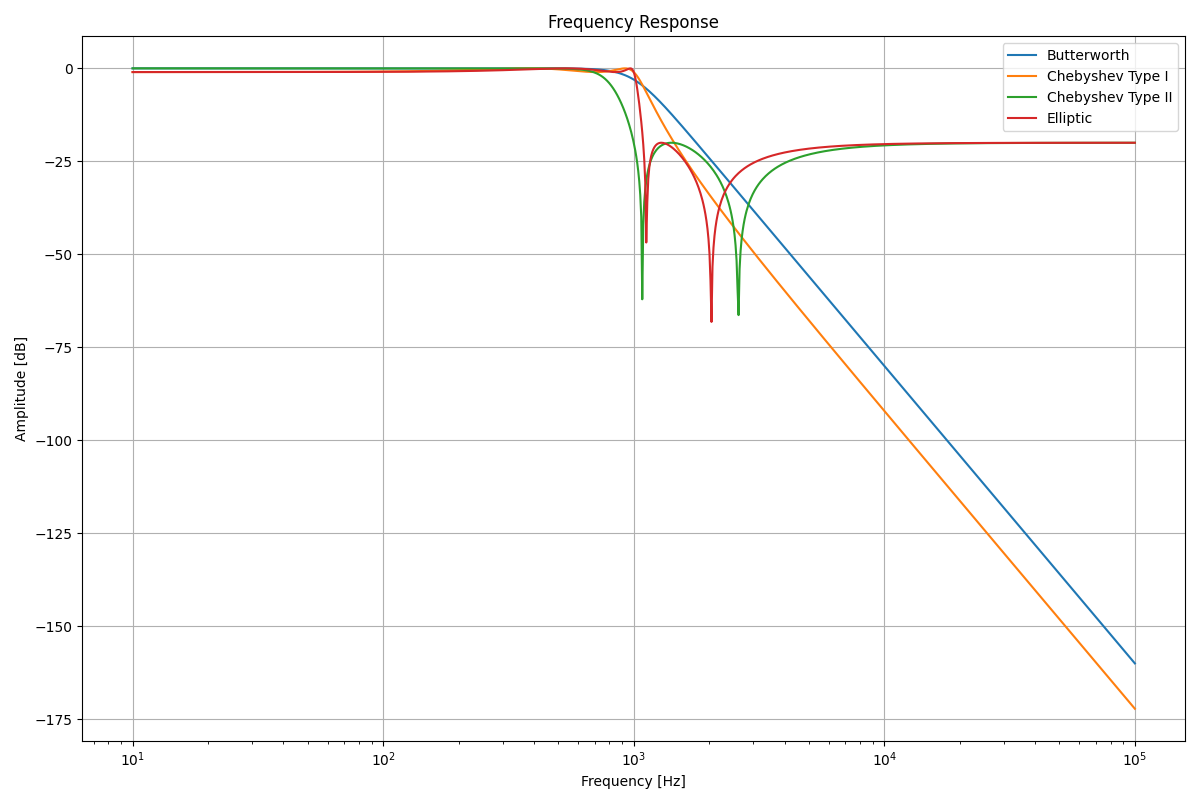

Write Python code to recreate this figure.
import numpy as np
import matplotlib.pyplot as plt
from scipy.signal import butter, cheby1, cheby2, ellip, freqs

# 滤波器设计参数
order = 4  # 滤波器阶数
cutoff = 1000  # 截止频率（Hz）

# 设计 Butterworth 滤波器
b_butter, a_butter = butter(order, cutoff, btype='low', analog=True)

# 设计 Chebyshev Type I 滤波器
b_cheby1, a_cheby1 = cheby1(order, 1, cutoff, btype='low', analog=True)

# 设计 Chebyshev Type II 滤波器
b_cheby2, a_cheby2 = cheby2(order, 20, cutoff, btype='low', analog=True)

# 设计 Elliptic 滤波器
b_ellip, a_ellip = ellip(order, 1, 20, cutoff, btype='low', analog=True)

# 计算频率响应
w, h_butter = freqs(b_butter, a_butter, worN=np.logspace(1, 5, 1000))
w, h_cheby1 = freqs(b_cheby1, a_cheby1, worN=np.logspace(1, 5, 1000))
w, h_cheby2 = freqs(b_cheby2, a_cheby2, worN=np.logspace(1, 5, 1000))
w, h_ellip = freqs(b_ellip, a_ellip, worN=np.logspace(1, 5, 1000))

# 绘制频率响应
plt.figure(figsize=(12, 8))
plt.plot(w, 20 * np.log10(np.abs(h_butter)), label='Butterworth')
plt.plot(w, 20 * np.log10(np.abs(h_cheby1)), label='Chebyshev Type I')
plt.plot(w, 20 * np.log10(np.abs(h_cheby2)), label='Chebyshev Type II')
plt.plot(w, 20 * np.log10(np.abs(h_ellip)), label='Elliptic')
plt.xscale('log')
plt.title('Frequency Response')
plt.xlabel('Frequency [Hz]')
plt.ylabel('Amplitude [dB]')
plt.grid()
plt.legend()

# 保存结果
plt.tight_layout()
plt.savefig('analog_filter.png')
plt.show()